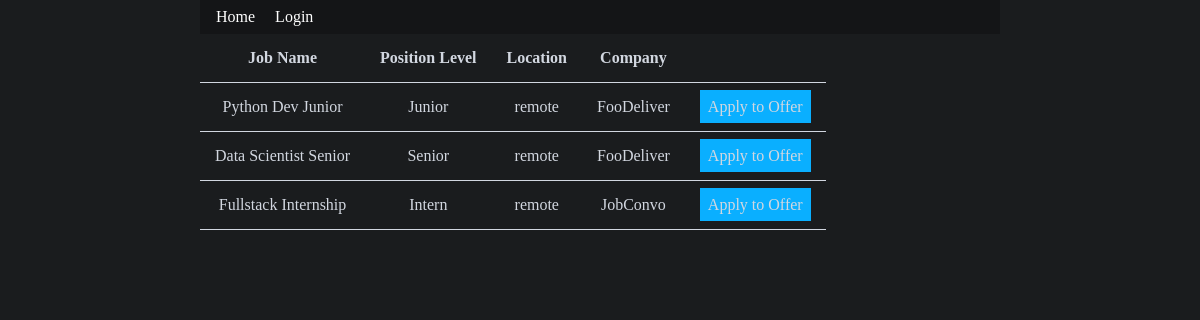
The page / on the database its author committed.
### jobs/models.py (models this page shows, shortened)
class JobOffer(models.Model):
    name = models.CharField(max_length=125)
    location = models.CharField(max_length=50)
    description = models.TextField(null=True)
    company = models.ForeignKey(Company, on_delete=models.CASCADE)
    payment_range = models.IntegerField(choices=PaymentRange.choices)
    education_req = models.IntegerField(choices=EducationRequirement.choices)
    position_level = models.IntegerField(choices=PositionLevel.choices)
    date_created = models.DateTimeField(auto_now_add=True, null=True)

class Company(models.Model):
    user = models.OneToOneField(User, null=True, on_delete=models.CASCADE)
    name = models.CharField(max_length=50)
    email = models.EmailField()
    site = models.URLField()
    def __str__(self):
        return self.name

### jobs/views.py (the view)
# urls.py: 2. Add a URL to urlpatterns:  path('', views.home, name='home')
def home(request):
    job_offers = JobOffer.objects.all() # type: ignore
    return render(request, 'jobs/index.html', {'job_offers': job_offers})

### jobs/templates/jobs/index.html
{% extends "jobs/base.html" %}
{% block content %}
    <div class="job-offers-table">
        <table>
        <tr>
            <th>Job Name</th>
            <th>Position Level</th>
            <th>Location</th>
            <th>Company</th>
            <th></th>
        </tr>
        {% for job_offer in job_offers %}
            <tr class="row-hover">
                <td>{{ job_offer.name }}</td>
                {% if job_offer.position_level == 1 %}
                    <td>Intern</td>
                {% elif job_offer.position_level == 2 %}
                    <td>Junior</td>
                {% elif job_offer.position_level == 3 %}
                    <td>Pleno</td>
                {% elif job_offer.position_level == 4 %}
                    <td>Senior</td>
                {% elif job_offer.position_level == 5 %}
                    <td>Tech Lead</td>
                {% endif %}
                <td>{{ job_offer.location }}</td>
                <td>{{ job_offer.company }}</td>
                <td class="row-link"><a href="#" class="button">Apply to Offer</a></td>
            </tr>
        {% endfor %}
        </table>
    </div>
{% endblock content %}

### jobs/templates/jobs/base.html (shortened to what this page needs)
<!DOCTYPE html>
{% load static %}
<html>
	<head>
        <link rel="stylesheet" type="text/css" href="{% static 'jobs/style.css' %}"/>
	</head>
	<body>
        <div class="topbar">
            <a class="active" href="{% url 'jobs-home' %}">Home</a>
            <a class="ralign" href="#login">Login</a>
        </div>
        {% block content %}
        {% endblock %}
	</body>
</html>

### jobs/static/jobs/style.css (style rules this page uses)
:root { --light: #d2d7e0; --dark: #1A1C1E; --darker: #141517; --blue: #0aafff; }
body { background-color: var(--dark); color: var(--light); max-width: 800px; margin: auto; }
table { border-collapse: collapse; }
th, td { border-bottom: 0.05em solid var(--light); padding: 15px; text-align: center; }
a { text-decoration: none; }
.button { padding: 8px; background-color: var(--blue); color: var(--light); }
.topbar, .topbar a { padding: 8px; background-color: var(--darker); color: white; margin: auto; }

### rows shown on the page
JobOffer: name "Python Dev Junior", position_level "Junior", location "remote", company "FooDeliver"
JobOffer: name "Data Scientist Senior", position_level "Senior", location "remote", company "FooDeliver"
JobOffer: name "Fullstack Internship", position_level "Intern", location "remote", company "JobConvo"
